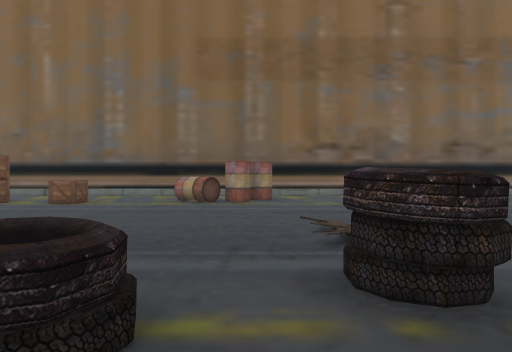
View 1 (above)

24 first-person views from a walk through a scene from a Unity 3-D project. The camera is 1.5 m above the floor, looks level and sees 75° across. The floor is counted in squares, 2 m on a side. Each view is taken from the middle of a square. On the plan, view 1 faces up. The plan holds only what a view shows up to about 11 squares ahead; the rest is blank. The place goes on beyond the plan.

View 2
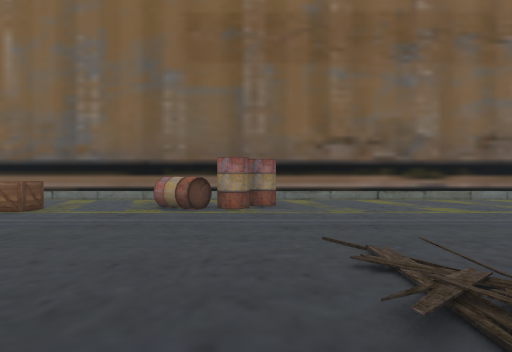

View 3
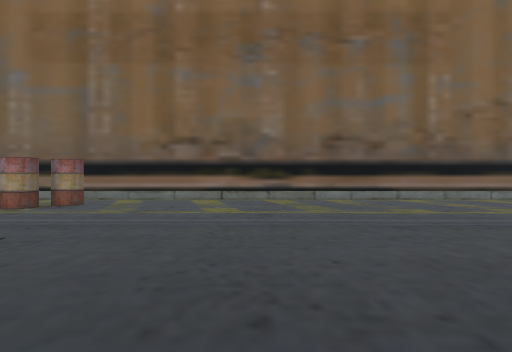

View 4
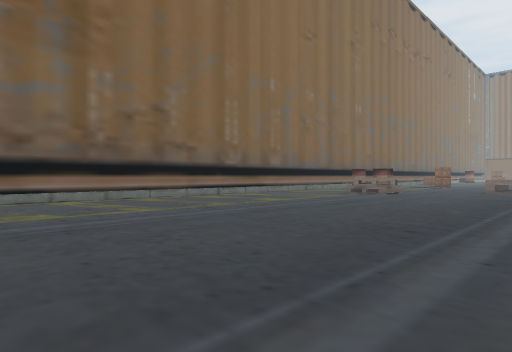

View 5
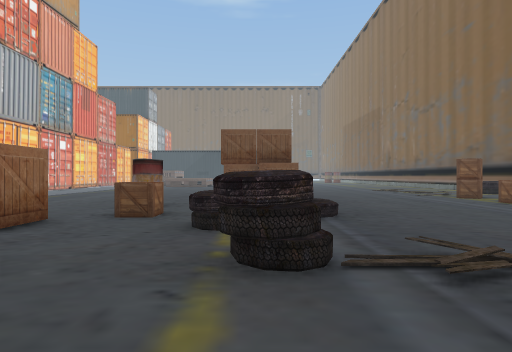

View 6
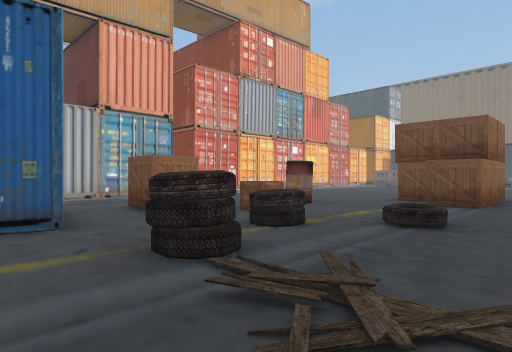

View 7
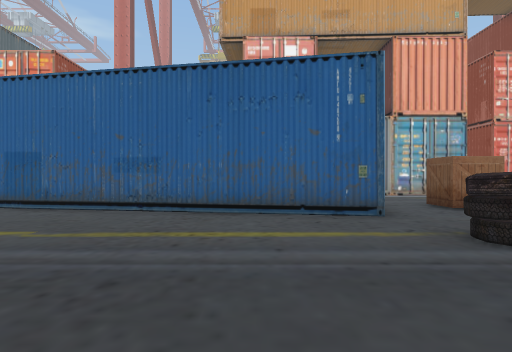

View 8
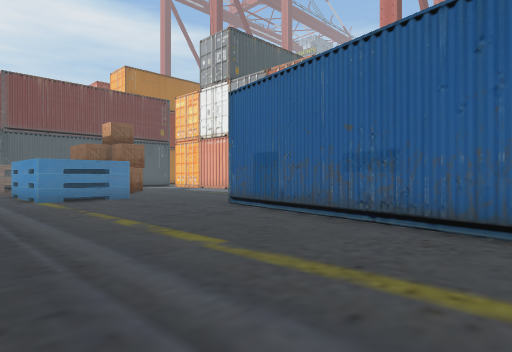

View 9
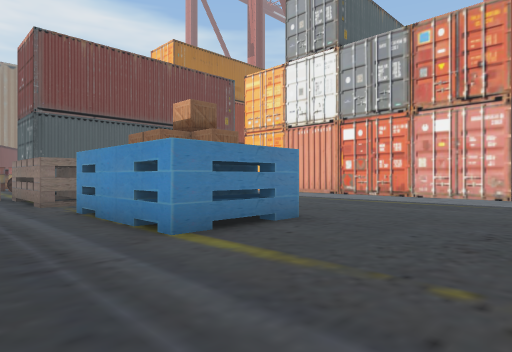

View 10
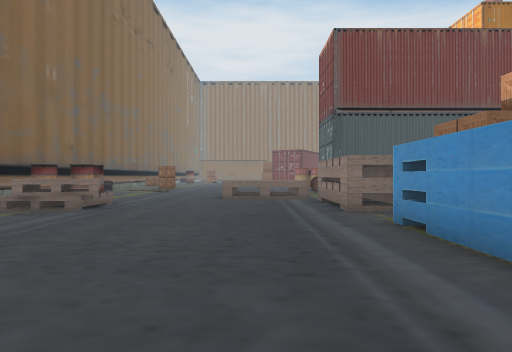

View 11
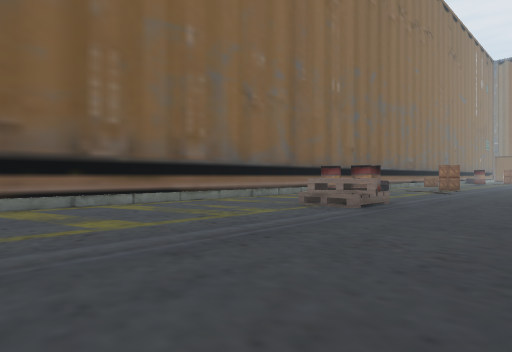

View 12
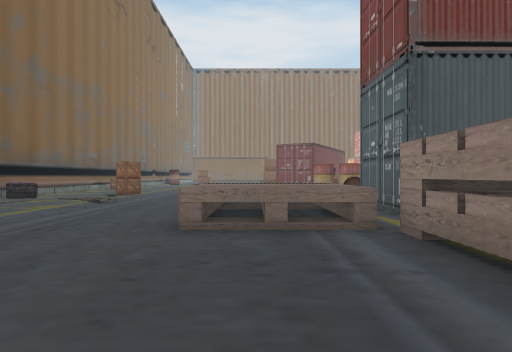

View 13
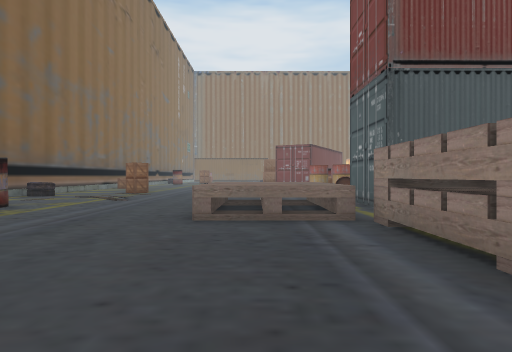

View 14
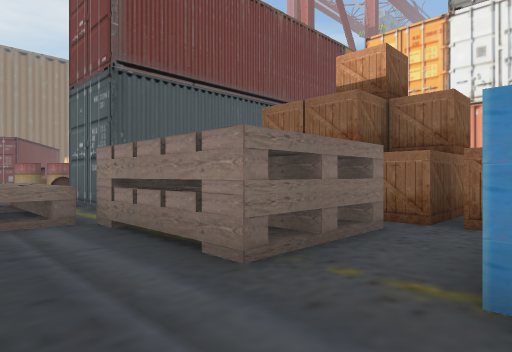

View 15
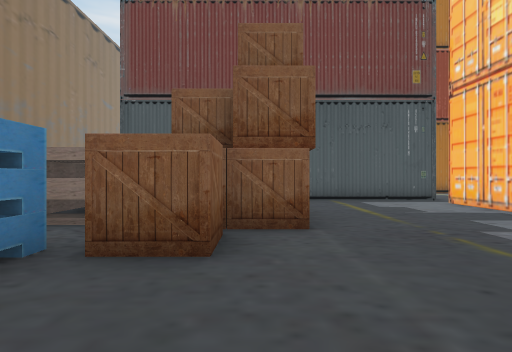

View 16
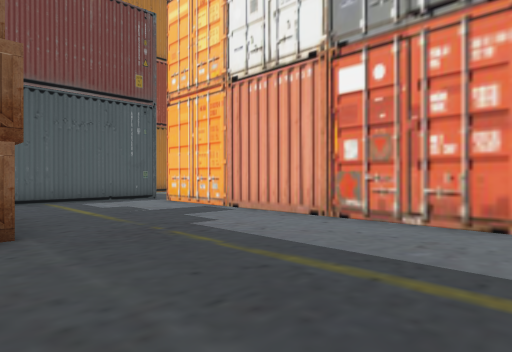

View 17
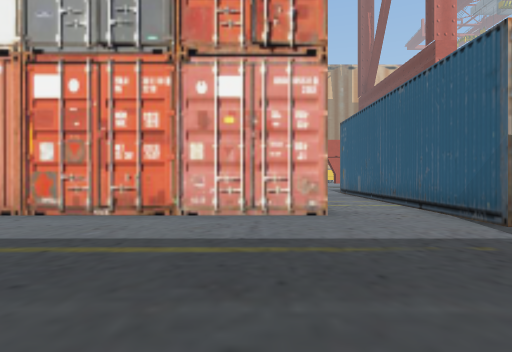

View 18
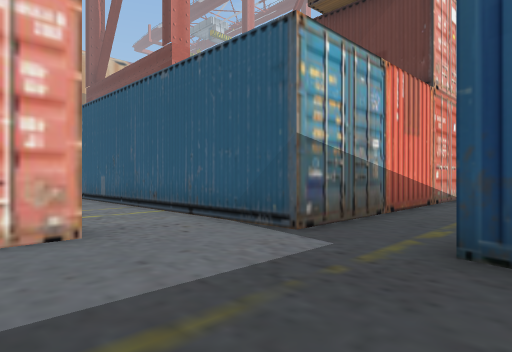

View 19
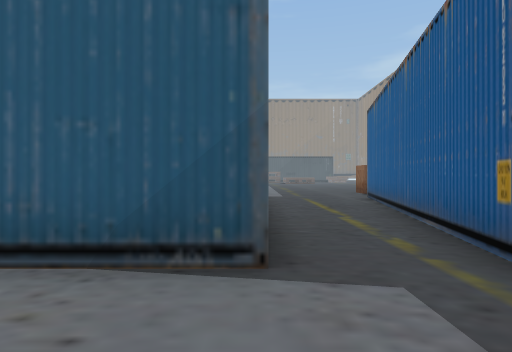

View 20
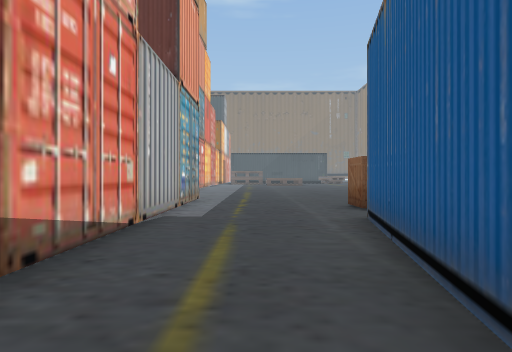

View 21
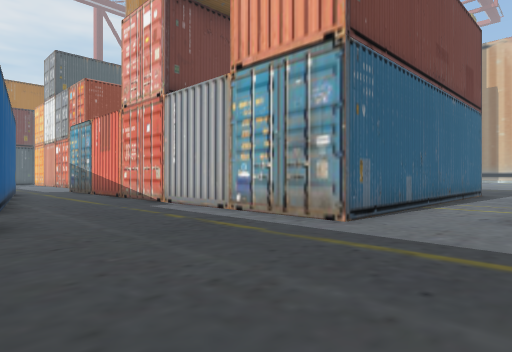

View 22
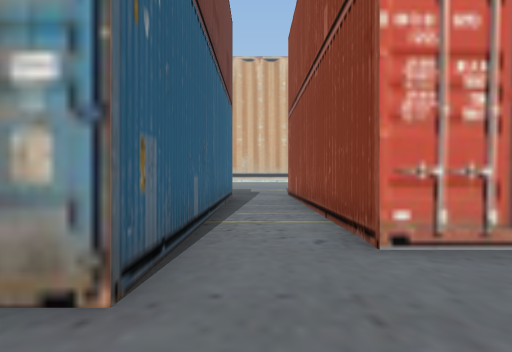

View 23
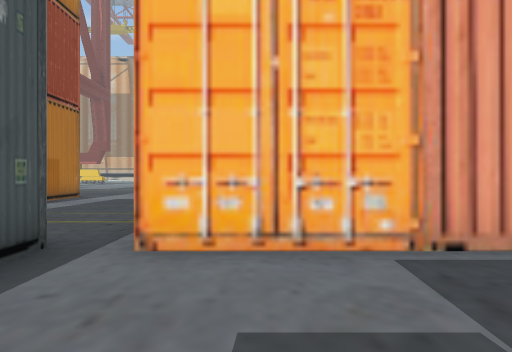

View 24
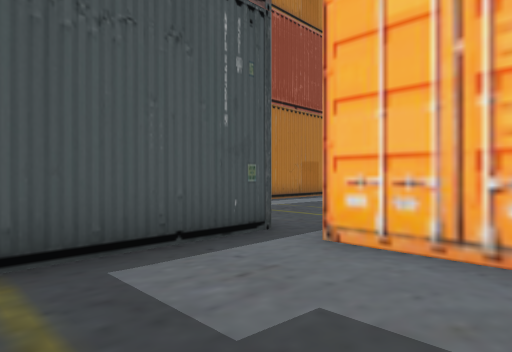

### Floor plan
Points are (right, up) in squares from view 1. A wall is a line through its corners. A room is listed if a view was taken in it or the views show most of it. See-through windows are left out.
Room 1 (views 1, 2, 3, 4, 5, 6, 7, 8, 9, 10, 11, 12, 13, 14, 15, 16, 17, 18, 19, 20, 21, 22, 23, 24)
walls: (10.6, -4.4) (10.5, -4.9); (10.2, -4.8) (1.1, -3); (1.5, -0.2) (11.1, -2); (12.6, -8.3) (24.2, -8.3); (20, 12.8) (-7.5, 12.8); (25.5, 1.2) (28.1, 1.2); (25.2, -7.6) (25.2, -4.6); (-7.5, -8.3) (-6.3, -8.3) (-6.3, -15.5); (-4.2, -15.4) (-4.2, -6.9) (10.3, -6.9) (10.3, -15.5)
ways out: opening at (25, -8)
objects: box (-7, 1); other object (-7, 2) to (-7, 3); box (-7, 9); box (-6, 2) to (-6, 3); drum (-5, -1) to (-4, -1); box (-5, 9); box (-2, 0); drum (-2, 9) to (-2, 10); box (-1, -2); tire (-1, 1) to (-1, 2); drum (-1, 10); drum (0, 10) to (0, 11); tire (1, 2); other object (15, -1) to (18, 1); box (18, -2) to (19, -1); box (20, -3) to (21, -3); box (20, -2) to (21, -2); other object (20, 0) to (20, 2); pallet (20, 8) to (22, 9); other object (21, 0) to (23, 2); other object (21, 8); other object (24, 2) to (27, 5); drum (26, 10); other object (29, 0) to (30, 1); drum (30, 1); tire (30, 12)

Positions as (right, up) in squares from view 1, and headings:
1: (0, 0), facing up
2: (0, 2), facing up
3: (5, 2), facing up
4: (7, 2), facing up-right
5: (4, 2), facing left
6: (3, 5), facing down-left
7: (4, 6), facing down
8: (4, 4), facing down-right
9: (11, 4), facing down-right
10: (13, 4), facing right
11: (13, 4), facing up-right
12: (19, 4), facing right
13: (18, 4), facing right
14: (18, 4), facing down-right
15: (15, -3), facing right
16: (15, -3), facing down-right
17: (14, -2), facing down
18: (14, -4), facing down-left
19: (13, -7), facing left
20: (7, -5), facing left
21: (-7, -2), facing down-right
22: (-5, -5), facing down
23: (23, -5), facing down
24: (22, -5), facing down-right
